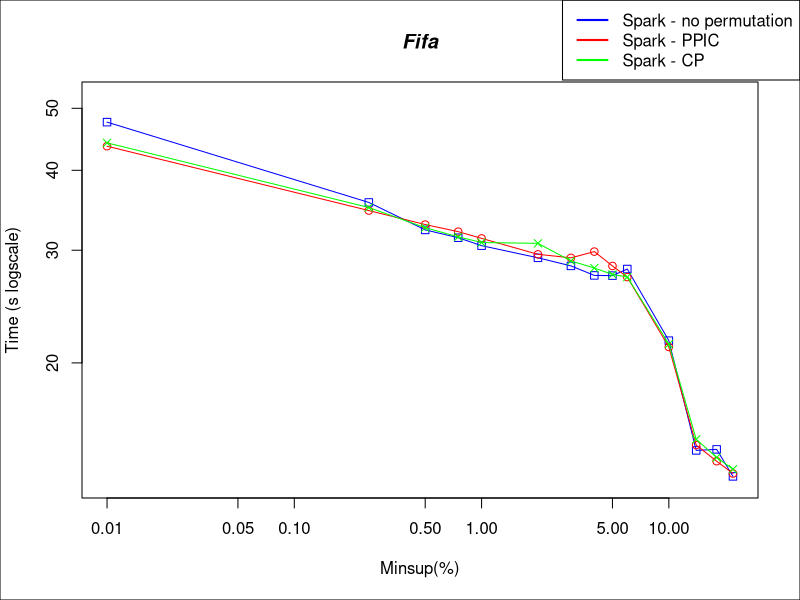

R code for this plot:

#DATA
x <- c(0.0001, 0.0025, 0.005, 0.0075, 0.01, 0.02, 0.03, 0.04, 0.05, 0.06, 0.10, 0.14, 0.18, 0.22)*100

sparkNP <- c(47572, 35631, 32278, 31381, 30496, 29192, 28357, 27400, 27380, 28040, 21667, 14598, 14651, 13294)/1000
sparkPPIC <- c(43620, 34604, 32904, 32074, 31306, 29560, 29193, 29855, 28350, 27236, 21180, 14881, 14039, 13432)/1000
sparkCP <- c(44156, 34983, 32533, 31479, 30846, 30753, 28866, 28138, 27500, 27240, 21399, 15190, 14230, 13643)/1000

#PLOT
plot(x,sparkNP, log = "xy", type="o", pch=0, xlab="Minsup(%)", ylab="Time (s logscale)", col="blue", ylim=c(13, 52))
lines(x,sparkPPIC, col="red", type="o", pch=1)
lines(x,sparkCP, col="green", type="o", pch=4)

title(main="Fifa", font.main=4)

par(fig = c(0, 1, 0, 1), oma = c(0, 0, 0, 0), mar = c(0, 0, 0, 0), new = TRUE)
plot(0, 0, type = "n", bty = "n", xaxt = "n", yaxt = "n")

#Pretty up
legend("topright", legend=c("Spark - no permutation", "Spark - PPIC", "Spark - CP"), lty=c(1,1),lwd=c(2,2), col=c("blue","red", "green"))
box()
